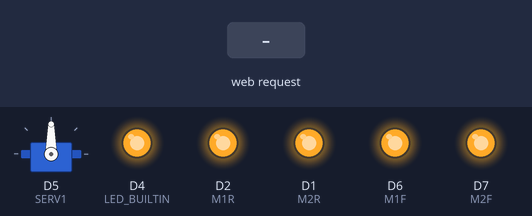
The sketch below on a simulated ESP8266 (NodeMCU). On the bench: servo, output pins drawn as LEDs (lit = HIGH, except the on-board LED, lit = LOW). The test bench sets the inputs (shaded band).

Above: at 2.2 s.
2.3 s: HTTP request GET /left received
At 3.2 s:
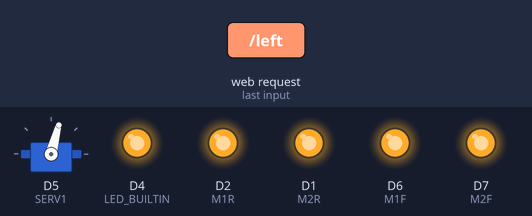
3.8 s: HTTP request GET /right received
At 4.3 s:
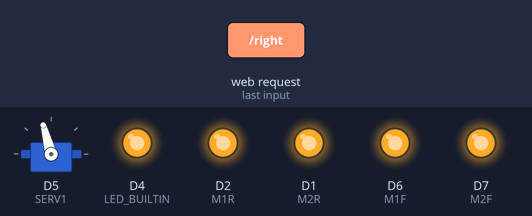
5.3 s: HTTP request GET /backward received
At 6.5 s:
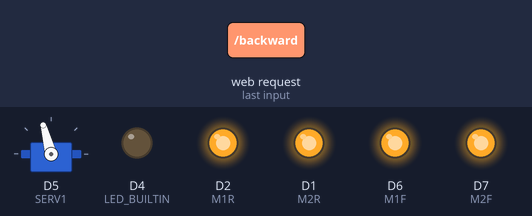
6.8 s: HTTP request GET /up received
At 7.8 s:
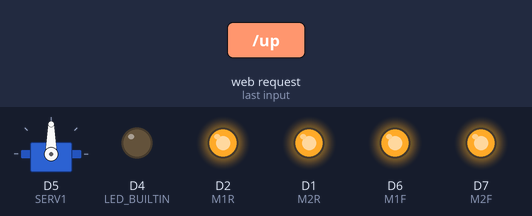
8.3 s: HTTP request GET /left?speed=1 received
At 8.9 s:
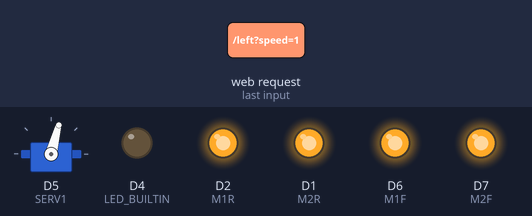
9.8 s: HTTP request GET /right?speed=1 received
At 10.1 s:
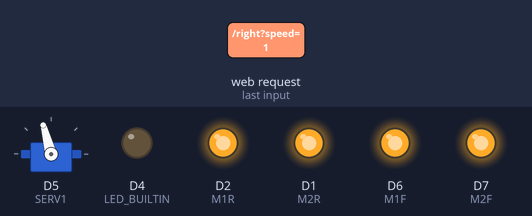
Timing chart, 0 to 12.3 s (numbered marks = the images above; inputs shaded):
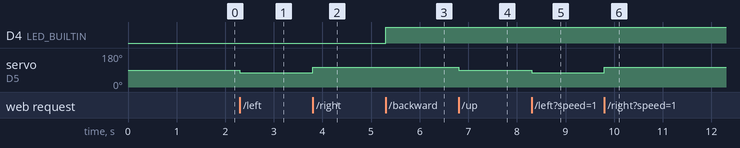

Measured:
- after the input at 2.3 s, servo on D5 (SERV1): 90° → 75° at once
- after the input at 3.8 s, servo on D5 (SERV1): 75° → 105° at once
- after the input at 5.3 s, D4 (LED_BUILTIN): LOW → HIGH at once
- after the input at 6.8 s, servo on D5 (SERV1): 105° → 90° at once
- after the input at 8.3 s, servo on D5 (SERV1): 90° → 75° at once
- after the input at 9.8 s, servo on D5 (SERV1): 75° → 105° at once

The sketch:

car_controll_full.ino
```cpp
/*
 * Connect to AP "arduino_car", password = "password"
 * Open browser, visit 192.168.4.1
 */
#include <ESP8266WiFi.h>
#include <WiFiClient.h>
#include <ESP8266WebServer.h>
#include <Servo.h>

const char *ssid = "arduino_car";
const char *password = "password";
int stateLED = LOW;

//define variables
#define SERV1 D5
#define M1F D6
#define M1R D2
#define M2F D7
#define M2R D1

Servo s1; //servo 1

int pos1min = 75; //servo 1 minimum position
int pos1mid = 90;
int pos1max = 105; //servo 1 maximum position


ESP8266WebServer server(80);

void cForward(){
  analogWrite(M1R, 1024);
  analogWrite(M2R, 1024);
  analogWrite(M1F, 100);
  analogWrite(M2F, 100);
}

void cStop(){
  analogWrite(M1F, 1024);
  analogWrite(M2F, 1024);
  analogWrite(M1R, 1024);
  analogWrite(M2R, 1024);
}

void cBackward(){
  analogWrite(M1F, 1024);
  analogWrite(M2F, 1024);
  analogWrite(M1R, 100);
  analogWrite(M2R, 100);
}

void handleRoot() {
    response();
}

void handleLeft() {
  s1.attach(SERV1);
  s1.write(pos1min);
  response();
}

void handleUp() {
  s1.attach(SERV1);
  s1.write(pos1mid);
  response();
}

void handleRight() {
  s1.attach(SERV1);
  s1.write(pos1max);
  response();
}

void handleForward() {
  stateLED = LOW;
  digitalWrite(LED_BUILTIN, stateLED);
  cForward();
  response();
}

void handleBackward() {

  stateLED = HIGH;
  digitalWrite(LED_BUILTIN, stateLED);
  cStop();
  response();
}

void handleMove(){
  if(server.hasArg("speed") == false || server.hasArg("angle") == false){
    response();
    return;
  }

  int cSpeed = server.arg("speed").toInt();
  int cAngle = server.arg("angle").toInt();

  if(cSpeed > 0){
    cForward();
  } else if (cSpeed == 0) {
    cStop();
  } else {
    cBackward();
  }

  s1.attach(SERV1);
  s1.write(cAngle);
  response();
}

void response(){
  const String a = "xx";
  server.send(200, "text/html", "speed = " + server.arg("speed") + " / angle = " + server.arg("angle"));
}

void setup() {

  //attach and set servos' angles
  s1.attach(SERV1);
  s1.write(pos1mid);

  pinMode(M1F, OUTPUT);
  pinMode(M1R, OUTPUT);
  pinMode(M2F, OUTPUT);
  pinMode(M2R, OUTPUT);

  analogWrite(M1F, 1024);
  analogWrite(M2F, 1024);
  analogWrite(M1R, 1024);
  analogWrite(M2R, 1024);

  delay(1000);
  Serial.begin(9600);
  Serial.println();

  WiFi.softAP(ssid, password);

  IPAddress apip = WiFi.softAPIP();

  server.on("/", handleRoot);
  server.on("/left", handleLeft);
  server.on("/right", handleRight);
  server.on("/up", handleUp);
  server.on("/forward", handleForward);
  server.on("/backward", handleBackward);
  server.on("/move", handleMove);

  server.begin();

  pinMode(LED_BUILTIN, OUTPUT);
  digitalWrite(LED_BUILTIN, stateLED);
}

void loop() {
    server.handleClient();
}
```
